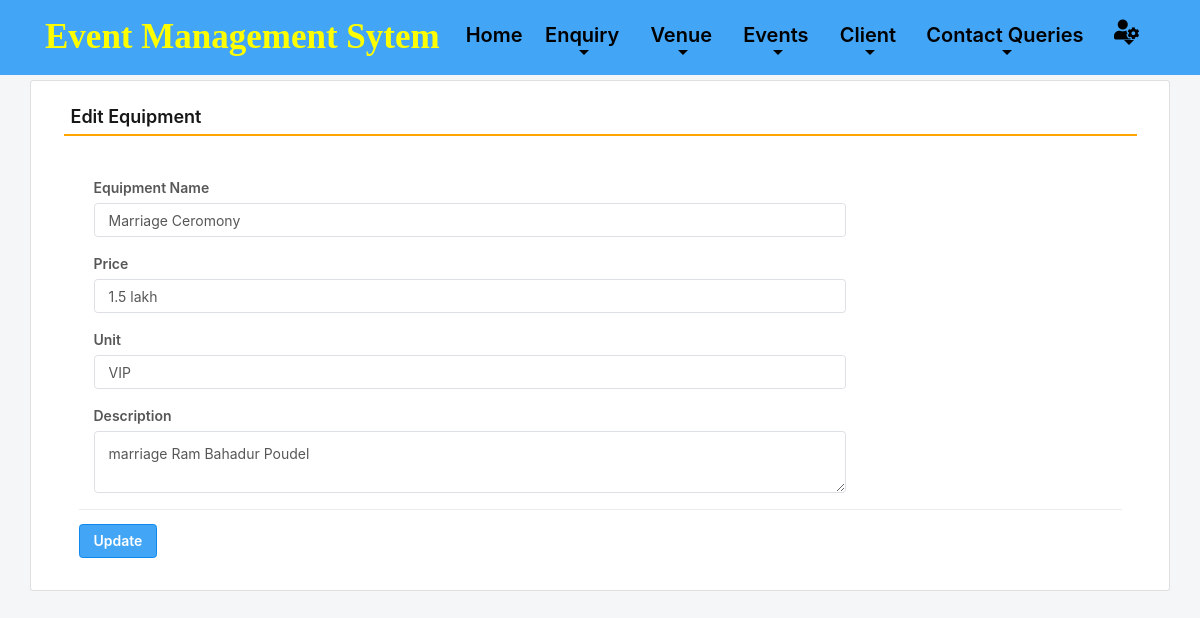
Screenshot of /edit_Equipment/4 (signed in) with the database file from the repository.
### event/models.py (models this page shows, shortened)
class Equipment(models.Model):
    name = models.CharField(max_length=150, null=True)
    price = models.CharField(max_length=100, null=True)
    unit = models.CharField(max_length=50, null=True)
    purchasedate = models.DateField(null=True)
    description = models.CharField(max_length=200, null=True)

### event/views.py (the view, shortened to what this page needs)
# urls.py: path('edit_Equipment/<int:pid>', edit_Equipment, name='edit_Equipment'),
def edit_Equipment(request,pid):
    error = ""
    if not request.user.is_authenticated:
        return redirect(admin_login)
    user = request.user
    equipment = Equipment.objects.get(id=pid)
    return render(request,'edit_Equipment.html', locals())

### event/templates/edit_Equipment.html (shortened to what this page needs)
{% load static %}
{% include 'admin_nav.html' %}
<!DOCTYPE html>
<html lang="en" class="no-focus">
<head>
  <link rel="stylesheet" id="css-main" href="{% static 'css1/codebase.min.css' %}" />
  <link rel="stylesheet" href="https://use.fontawesome.com/releases/v5.6.3/css/all.css" />
</head>
<body>
  {% block main %}
    <div class="container card shadow mt-5">
      <div class="card-body">
        <h5 class="p-2" style="border-bottom: 2px solid orange">Edit Equipment</h5>
        <br />
        <div class="container-fluid">
          <form method="post">
            <div class="col-sm-9">
              <div class="form-group">
                <label>Equipment Name</label>
                <input type="text" name="name" class="form-control" value="{{ equipment.name }}" />
              </div>
            </div>
            <div class="col-sm-9">
              <div class="form-group">
                <label>Price</label>
                <input type="text" name="price" class="form-control" value="{{ equipment.price }}" />
              </div>
            </div>
            <div class="col-sm-9">
              <div class="form-group">
                <label>Unit</label>
                <input type="text" name="unit" class="form-control" value="{{ equipment.unit }}" />
              </div>
            </div>
            <div class="col-sm-9">
              <div class="form-group">
                <label>Description</label>
                <textarea name="description" class="form-control">{{ equipment.description }}</textarea>
              </div>
            </div>
            <hr />
            <input type="submit" value="Update" class="btn btn-primary" />
          </form>
        </div>
      </div>
    </div>
  {% endblock %}
</body>
</html>

### rows the page displays
Equipment: name "Marriage Ceromony", price "1.5 lakh", unit "VIP", description "marriage Ram Bahadur Poudel"
